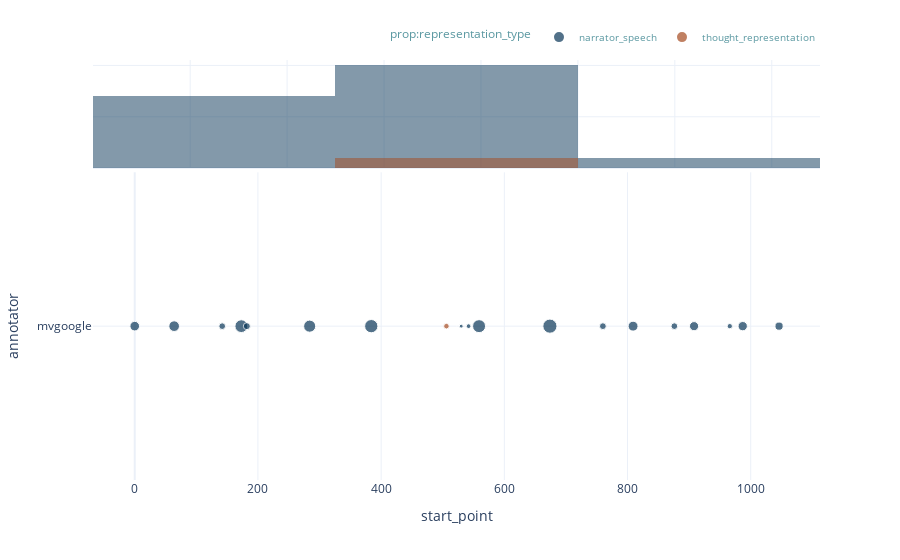

Notebook code for this chart:
### Code cell
my_project.ac_dict[my_annotation_collection].plot_annotations(
    y_axis='annotator',
    color_prop='prop:representation_type'
)

### Figure 1 — Plotly figure (JSON) as saved in the notebook; plotly's stock layout.template omitted (floating-point values rounded to 4 significant figures)
{"data": [{"customdata": [["<I><br>One morning, as Gregor Samsa was waking up from anxious<br>dreams<br></I>", "narrator_speech"], ["<I><br>he discovered that in bed he had been changed into<br>a monstrous verminous bug<br></I>", "narrator_speech"], ["<I><br>He lay on his armour-hard back<br></I>", "narrator_speech"], ["<I><br>and saw his brown, arched abdomen divided up into rigid<br>bow-like sections<br></I>", "narrator_speech"], ["<I><br>as he lifted his head up a little<br></I>", "narrator_speech"], ["<I><br>From this height the blanket, just about ready to slide<br>off completely, could hardly stay in place<br></I>", "narrator_speech"], ["<I><br>His numerous legs, pitifully thin in comparison to the rest<br>of his circumference, flickered helplessly before his eyes<br></I>", "narrator_speech"], ["<I><br>he thought<br></I>", "narrator_speech"], ["<I><br>It was no dream<br></I>", "narrator_speech"], ["<I><br>His room, a proper room for a human being, only<br>somewhat too small, lay quietly between the four well-known walls<br></I>", "narrator_speech"], ["<I><br>Above the table, on which an unpacked collection of sample<br>cloth goods was spread out hung the picture<br></I>", "narrator_speech"], ["<I><br>Samsa was a travelling salesman<br></I>", "narrator_speech"], ["<I><br>which he had cut out of an illustrated magazine a<br>little while ago<br></I>", "narrator_speech"], ["<I><br>and set in a pretty gilt frame<br></I>", "narrator_speech"], ["<I><br>It was a picture of a woman with a fur<br>hat and a fur boa<br></I>", "narrator_speech"], ["<I><br>She sat erect there<br></I>", "narrator_speech"], ["<I><br>lifting up in the direction of the viewer a solid<br>fur muff<br></I>", "narrator_speech"], ["<I><br>into which her entire forearm had disappeared<br></I>", "narrator_speech"]], "hovertemplate": "prop:representation_type=%{customdata[1]}<br>start_point=%{x}<br>annotator=%{y}<br>size=%{marker.size}<br>ANNOTATION=%{customdata[0]}<extra></extra>", "legendgroup": "narrator_speech", "marker": {"color": "#093658", "opacity": 0.7, "size": [62, 76, 30, 109, 33, 98, 118, 10, 15, 113, 134, 31, 66, 30, 56, 19, 58, 45], "sizemode": "area", "sizeref": 1.34, "symbol": "circle"}, "mode": "markers", "name": "narrator_speech", "orientation": "h", "showlegend": true, "type": "scatter", "x": [0, 64, 142, 173, 182, 284, 384, 530, 542, 559, 674, 760, 809, 876, 908, 966, 987, 1046], "xaxis": "x", "y": ["mvgoogle", "mvgoogle", "mvgoogle", "mvgoogle", "mvgoogle", "mvgoogle", "mvgoogle", "mvgoogle", "mvgoogle", "mvgoogle", "mvgoogle", "mvgoogle", "mvgoogle", "mvgoogle", "mvgoogle", "mvgoogle", "mvgoogle", "mvgoogle"], "yaxis": "y"}, {"bingroup": "x", "hovertemplate": "prop:representation_type=narrator_speech<br>start_point=%{x}<br>count=%{y}<extra></extra>", "legendgroup": "narrator_speech", "marker": {"color": "#093658"}, "name": "narrator_speech", "opacity": 0.5, "showlegend": false, "type": "histogram", "x": [0, 64, 142, 173, 182, 284, 384, 530, 542, 559, 674, 760, 809, 876, 908, 966, 987, 1046], "xaxis": "x2", "yaxis": "y2"}, {"customdata": [["<I><br>What's happened to me<br></I>", "thought_representation"]], "hovertemplate": "prop:representation_type=%{customdata[1]}<br>start_point=%{x}<br>annotator=%{y}<br>size=%{marker.size}<br>ANNOTATION=%{customdata[0]}<extra></extra>", "legendgroup": "thought_representation", "marker": {"color": "#A64B21", "opacity": 0.7, "size": [21], "sizemode": "area", "sizeref": 1.34, "symbol": "circle"}, "mode": "markers", "name": "thought_representation", "orientation": "h", "showlegend": true, "type": "scatter", "x": [506], "xaxis": "x", "y": ["mvgoogle"], "yaxis": "y"}, {"bingroup": "x", "hovertemplate": "prop:representation_type=thought_representation<br>start_point=%{x}<br>count=%{y}<extra></extra>", "legendgroup": "thought_representation", "marker": {"color": "#A64B21"}, "name": "thought_representation", "opacity": 0.5, "showlegend": false, "type": "histogram", "x": [506], "xaxis": "x2", "yaxis": "y2"}], "layout": {"barmode": "overlay", "legend": {"font": {"color": "#5A98A1", "size": 10}, "itemsizing": "constant", "orientation": "h", "title": {"text": "prop:representation_type"}, "tracegroupgap": 0, "x": 1, "xanchor": "right", "y": 1.02, "yanchor": "bottom"}, "margin": {"t": 60}, "xaxis": {"anchor": "y", "domain": [0, 1], "title": {"text": "start_point"}}, "xaxis2": {"anchor": "y2", "domain": [0, 1], "showgrid": true, "showticklabels": false}, "yaxis": {"anchor": "x", "domain": [0, 0.7326], "title": {"text": "annotator"}}, "yaxis2": {"anchor": "x2", "domain": [0.7426, 1], "matches": "y2", "showgrid": true, "showline": false, "showticklabels": false, "ticks": ""}}}
